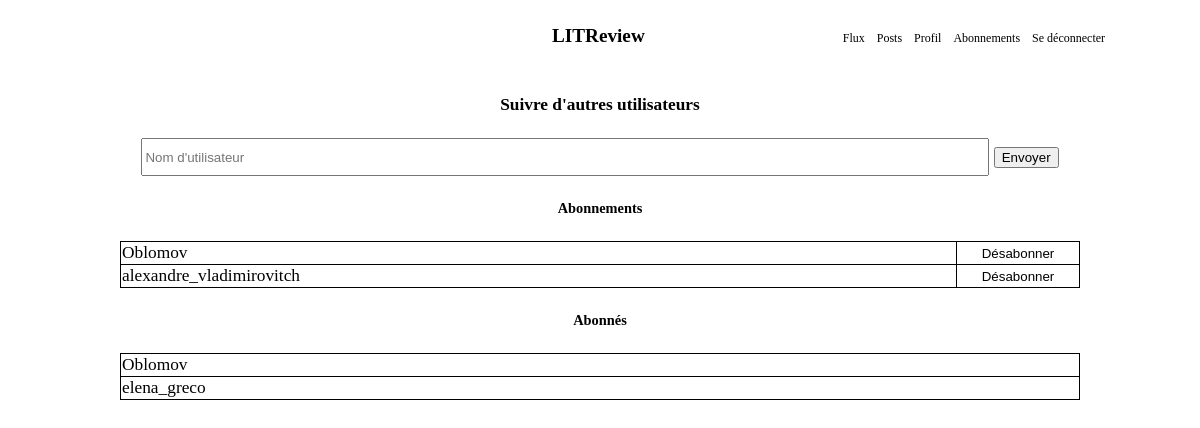
Screenshot of /abonnements/ (signed in) with the database file from the repository.
### feed/models.py (models this page shows)
class UserFollow(models.Model):
    user = models.ForeignKey(
        to=settings.AUTH_USER_MODEL, on_delete=models.CASCADE, related_name="following"
    )
    followed_user = models.ForeignKey(
        to=settings.AUTH_USER_MODEL,
        on_delete=models.CASCADE,
        related_name="followed_by",
    )
    class Meta:
        unique_together = (
            "user",
            "followed_user",
        )

### subscriptions/views.py (the view)
# urls.py: path("abonnements/", include("subscriptions.urls")),
@login_required
def subscriptions(request):
    search(request)
    followers = UserFollow.objects.filter(user=request.user)
    followings = UserFollow.objects.filter(followed_user=request.user)
    return render(
        request,
        "subscriptions/subscriptions.html",
        {"followers": followers, "followings": followings},
    )

### templates/subscriptions/subscriptions.html (shortened to what this page needs)
{% extends '../navigation.html' %}
{% block subscriptions %}
<head>
  {% load static %}
  <link rel="stylesheet" type="text/css" href="{% static 'subscription/style.css' %}">
</head>
<div class="subscribe-segment">
	<h4>Suivre d'autres utilisateurs</h4>
	<div class="search-container">
    	<form action="{% url 'search' %}" method=POST>
      	<input class="search-bar" type="text" placeholder="Nom d'utilisateur" name="search">
      	<button type="submit">Envoyer</button>
    	</form>
	</div>
<h5>Abonnements</h5>
{% if followings.exists %}
	<table class="user-follows" id="following">
	 	{% for following in followings %}
			<tr>
	 			<td>{{ following.user }}</td>
				<td class="td-button">
					<button type="button" onclick="location.href='{% url 'unsubscribe' following.id %}'">Désabonner</button>
				</td>
			</tr>
	 	{% endfor %}
	 	</table>
	{% else %}
	 	<p>Vous ne suivez personne pour le moment</p>
	{% endif %}
<h5>Abonnés</h5>
{% if followers.exists %}
	<table class="user-follows" id="follower">
		{% for follower in followers %}
			<tr>
				<td>{{ follower.followed_user }}</td>
			</tr>
 		{% endfor %}
 		</table>
 	{% else %}
 		<p>Vous n'avez pas encore d'abonnés</p>
 	{% endif %}
</div>
{% endblock %}

### static/style.css (style rules this page uses)
body, html { margin: 0; color: black; font-size: 13pt; font-family: 'montserrat'; }

### static/subscription/style.css (style rules this page uses)
.subscribe-segment { display: flex; flex-direction: column; justify-content: center; align-items: center; }
.search-bar { min-width: 70vw; min-height: 4vh; }
table { table-layout: fixed; min-width: 80vw; border-collapse: collapse; border: black solid 1px; }
td { border: black solid 0.5px; }
.td-button { width: 10vw; }
.td-button button { width: 100%; height: 100%; background-color: white; border: white; cursor: pointer; }

### rows the page displays
UserFollow: user "Oblomov"
UserFollow: user "alexandre_vladimirovitch"
UserFollow: followed_user "Oblomov"
UserFollow: followed_user "elena_greco"
